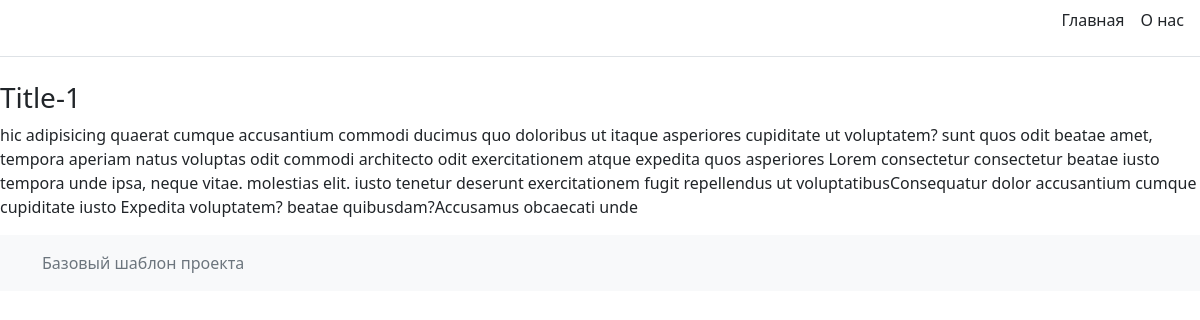
Page /lesson3/post/1/ on the committed database.
### lesson3/models.py (models this page shows, shortened)
class Posts(models.Model):
    title = models.CharField(max_length=100)
    content = models.TextField()
    author = models.ForeignKey(Authors, on_delete=models.CASCADE)

### lesson3/views.py (the view)
# urls.py: path('post/<int:post_id>/', post_full, name='post_full'),
def post_full(request, post_id):
    post = get_object_or_404(Posts, pk=post_id)
    return render(request, 'lesson3/post_full.html', {'post': post})

### lesson3/templates/lesson3/post_full.html (shortened to what this page needs)
{% extends 'base.html' %}
{% block content %}
        <h3>{{ post.title }}</h3>
        <p>{{ post.content }}</p>
{% endblock %}

### rows in the picture
Posts: title "Title-1", content "hic adipisicing quaerat cumque accusantium commodi ducimus quo doloribus ut itaque asperiores cupiditate ut voluptatem? sunt quos odit beatae amet, tempora aperiam natus voluptas odit commodi architecto odit exercitationem atque expedita quos asperiores Lorem consectetur consectetur beatae iusto tempora unde ipsa, neque vitae. molestias elit. iusto tenetur deserunt exercitationem fugit repellendus ut voluptatibusConsequatur dolor accusantium cumque cupiditate iusto Expedita voluptatem? beatae quibusdam?Accusamus obcaecati unde"
